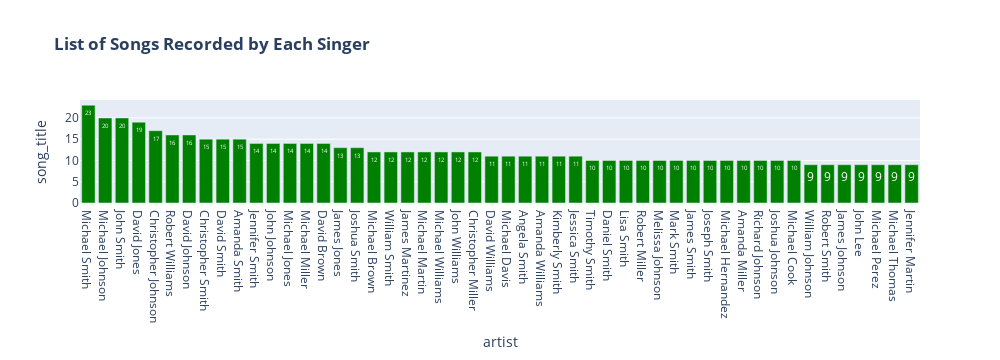

The code cell stored with this chart in its notebook:
### Code cell
px.bar(df.groupby('artist',as_index=False).count().sort_values(by='song_title',ascending=False).head(50),
       x='artist',y='song_title',labels={'song':'Total Songs'},width=1000,color_discrete_sequence=['green'],
       text='song_title',title='<b> List of Songs Recorded by Each Singer')

### Figure 1 — Plotly figure (JSON) as saved in the notebook; plotly's stock layout.template omitted (floating-point values rounded to 4 significant figures)
{"data": [{"alignmentgroup": "True", "hovertemplate": "artist=%{x}<br>song_title=%{text}<extra></extra>", "legendgroup": "", "marker": {"color": "green", "pattern": {"shape": ""}}, "name": "", "offsetgroup": "", "orientation": "v", "showlegend": false, "text": [23, 20, 20, 19, 17, 16, 16, 15, 15, 15, 14, 14, 14, 14, 14, 13, 13, 12, 12, 12, 12, 12, 12, 12, 11, 11, 11, 11, 11, 11, 10, 10, 10, 10, 10, 10, 10, 10, 10, 10, 10, 10, 10, 9, 9, 9, 9, 9, 9, 9], "textposition": "auto", "type": "bar", "x": ["Michael Smith", "Michael Johnson", "John Smith", "David Jones", "Christopher Johnson", "Robert Williams", "David Johnson", "Christopher Smith", "David Smith", "Amanda Smith", "Jennifer Smith", "John Johnson", "Michael Jones", "Michael Miller", "David Brown", "James Jones", "Joshua Smith", "Michael Brown", "William Smith", "James Martinez", "Michael Martin", "Michael Williams", "John Williams", "Christopher Miller", "David Williams", "Michael Davis", "Angela Smith", "Amanda Williams", "Kimberly Smith", "Jessica Smith", "Timothy Smith", "Daniel Smith", "Lisa Smith", "Robert Miller", "Melissa Johnson", "Mark Smith", "James Smith", "Joseph Smith", "Michael Hernandez", "Amanda Miller", "Richard Johnson", "Joshua Johnson", "Michael Cook", "William Johnson", "Robert Smith", "James Johnson", "John Lee", "Michael Perez", "Michael Thomas", "Jennifer Martin"], "xaxis": "x", "y": [23, 20, 20, 19, 17, 16, 16, 15, 15, 15, 14, 14, 14, 14, 14, 13, 13, 12, 12, 12, 12, 12, 12, 12, 11, 11, 11, 11, 11, 11, 10, 10, 10, 10, 10, 10, 10, 10, 10, 10, 10, 10, 10, 9, 9, 9, 9, 9, 9, 9], "yaxis": "y"}], "layout": {"barmode": "relative", "height": 360, "legend": {"tracegroupgap": 0}, "title": {"text": "<b> List of Songs Recorded by Each Singer"}, "width": 1000, "xaxis": {"anchor": "y", "autorange": true, "domain": [0, 1], "range": [-0.5, 49.5], "title": {"text": "artist"}, "type": "category"}, "yaxis": {"anchor": "x", "autorange": true, "domain": [0, 1], "range": [0, 24.21], "title": {"text": "song_title"}, "type": "linear"}}}
